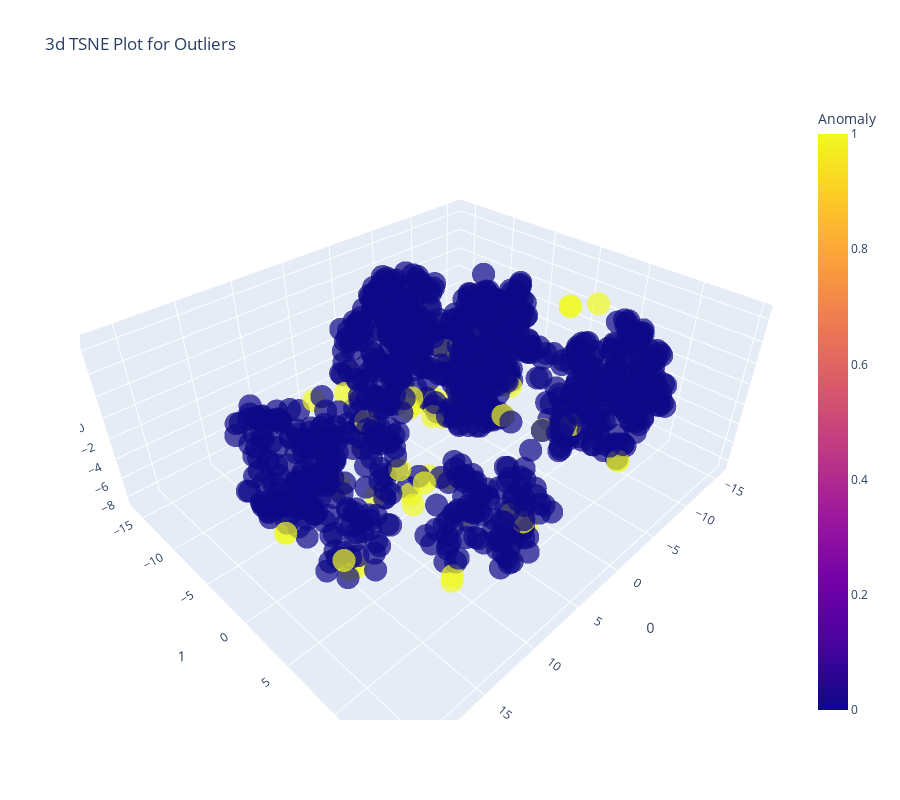

The cell this chart's notebook holds for it:
### Markdown cell above
## **Plot Model**
* https://pycaret.readthedocs.io/en/stable/api/anomaly.html#pycaret.anomaly.plot_model

### Code cell
plot_model(Model01)

### Figure 1 — Plotly figure (JSON) as saved in the notebook; plotly's stock layout.template omitted (floating-point values rounded to 4 significant figures; data arrays with more than 128 entries replaced by an {"elided": "..."} marker saying what was removed)
{"data": [{"customdata": {"elided": "1000x1 float values"}, "hovertemplate": "0=%{x}<br>1=%{y}<br>2=%{z}<br>Feature=%{customdata[0]}<br>Anomaly=%{marker.color}<extra></extra>", "legendgroup": "", "marker": {"color": {"elided": "1000 int values"}, "coloraxis": "coloraxis", "opacity": 0.7, "symbol": "circle"}, "mode": "markers", "name": "", "scene": "scene", "showlegend": false, "type": "scatter3d", "x": {"elided": "1000 float values"}, "y": {"elided": "1000 float values"}, "z": {"elided": "1000 float values"}}], "layout": {"coloraxis": {"colorbar": {"title": {"text": "Anomaly"}}, "colorscale": [[0, "#0d0887"], [0.1111, "#46039f"], [0.2222, "#7201a8"], [0.3333, "#9c179e"], [0.4444, "#bd3786"], [0.5556, "#d8576b"], [0.6667, "#ed7953"], [0.7778, "#fb9f3a"], [0.8889, "#fdca26"], [1, "#f0f921"]]}, "height": 800, "legend": {"tracegroupgap": 0}, "scene": {"domain": {"x": [0, 1], "y": [0, 1]}, "xaxis": {"title": {"text": "0"}}, "yaxis": {"title": {"text": "1"}}, "zaxis": {"title": {"text": "2"}}}, "title": {"text": "3d TSNE Plot for Outliers"}, "width": 900}}
